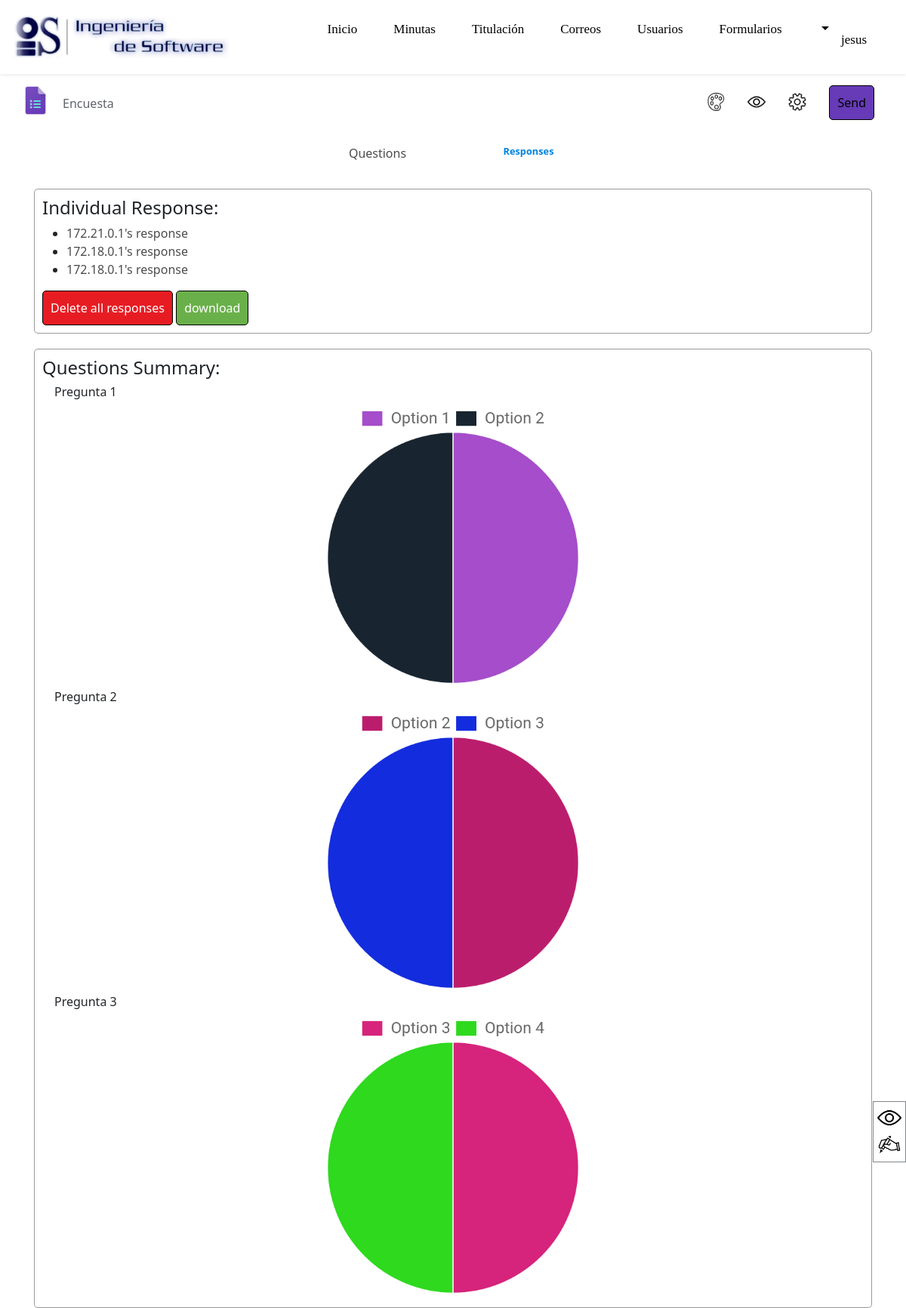
The page /forms/form/CUBvh0xuXGKrU6jzsw0S9jqRFs9PfY/responses (signed in) on the database its author committed.
### usuario/models.py (models this page shows, shortened)
class CaseiUser(AbstractBaseUser, PermissionsMixin):
    nombre = models.CharField(max_length=100)
    email = models.EmailField(unique=True)
    telefono = models.CharField(max_length=15, validators=[RegexValidator(r'^\+?1?\d{9,15}$')])
    username = models.CharField(max_length=50, unique=True)
    password = models.CharField(max_length=100)
    is_active = models.BooleanField(default=True)
    is_staff = models.BooleanField(default=False)
    objects = CaseiUserManager()
    USERNAME_FIELD = 'username'
    EMAIL_FIELD = 'email'
    REQUIRED_FIELDS = ['email', 'nombre', 'telefono']

### formularios/models.py (models this page shows)
class Form(models.Model):
    code = models.CharField(max_length=30)
    title = models.CharField(max_length=200)
    description = models.CharField(max_length=10000, blank = True)
    creator = models.ForeignKey(CaseiUser, on_delete = models.CASCADE, related_name = "creator")
    background_color = models.CharField(max_length=20, default = "#d9efed")
    text_color = models.CharField(max_length=20, default="#272124")
    collect_email = models.BooleanField(default=False)
    authenticated_responder = models.BooleanField(default = False)
    edit_after_submit = models.BooleanField(default=False)
    confirmation_message = models.CharField(max_length = 10000, default = "Your response has been recorded.")
    is_quiz = models.BooleanField(default=False)
    allow_view_score = models.BooleanField(default= True)
    createdAt = models.DateTimeField(auto_now_add = True)
    updatedAt = models.DateTimeField(auto_now = True)
    questions = models.ManyToManyField(Questions, related_name = "questions")

class Responses(models.Model):
    response_code = models.CharField(max_length=20)
    response_to = models.ForeignKey(Form, on_delete = models.CASCADE, related_name = "response_to")
    responder_ip = models.CharField(max_length=30)
    responder = models.ForeignKey(CaseiUser, on_delete = models.CASCADE, related_name = "responder", blank = True, null = True)
    responder_email = models.EmailField(blank = True)
    response = models.ManyToManyField(Answer, related_name = "response")

class Questions(models.Model):
    question = models.CharField(max_length= 10000)
    question_type = models.CharField(max_length=20)
    required = models.BooleanField(default= False)
    answer_key = models.CharField(max_length = 5000, blank = True)
    score = models.IntegerField(blank = True, default=0)
    feedback = models.CharField(max_length = 5000, null = True)
    choices = models.ManyToManyField(Choices, related_name = "choices")

### formularios/views.py (the view)
# urls.py: path('form/<str:code>/responses', views.responses, name='responses'),
def responses(request, code):
    if not request.user.is_authenticated:
        return HttpResponseRedirect(reverse("login"))
    formInfo = Form.objects.filter(code = code)
    if formInfo.count() == 0:
        return HttpResponseRedirect(reverse('404'))
    else: formInfo = formInfo[0]
    responsesSummary = []
    choiceAnswered = {}
    filteredResponsesSummary = {}
    for question in formInfo.questions.all():
        answers = Answer.objects.filter(answer_to = question.id)
        if question.question_type == "multiple choice" or question.question_type == "checkbox":
            choiceAnswered[question.question] = choiceAnswered.get(question.question, {})
            for answer in answers:
                choice = answer.answer_to.choices.get(id = answer.answer).choice
                choiceAnswered[question.question][choice] = choiceAnswered.get(question.question, {}).get(choice, 0) + 1
        responsesSummary.append({"question": question, "answers":answers })
    for answr in choiceAnswered:
        filteredResponsesSummary[answr] = {}
        keys = choiceAnswered[answr].values()
        for choice in choiceAnswered[answr]:
            filteredResponsesSummary[answr][choice] = choiceAnswered[answr][choice]
    if formInfo.creator != request.user:
        return HttpResponseRedirect(reverse("403"))
    return render(request, "index/responses.html", {
        "form": formInfo,
        "responses": Responses.objects.filter(response_to = formInfo),
        "responsesSummary": responsesSummary,
        "filteredResponsesSummary": filteredResponsesSummary
    })

### formularios/templatetags/count.py (called while the page is built)
@register.filter
def count(array):
    return len(array)

### formularios/templatetags/generate_color.py (called while the page is built)
@register.filter
def generate_color(_):
    return f"rgb({random.randint(0, 255)},{random.randint(0, 255)},{random.randint(0, 255)})"

### formularios/templatetags/get_property.py (called while the page is built)
@register.filter
def get_property(array, index):
    return array[index]

### formularios/templates/index/responses.html (shortened to what this page needs)
{% extends 'main.html' %}
{% load static %}
{% load get_property %}
{% load generate_color %}
{% load count %}
{% block head %}
<link rel="stylesheet" href="{% static 'index/style.css' %}">
<link rel="stylesheet" href="{% static 'index/HurlUI.css' %}">
{% endblock head %}
{% block content %}
<div class="container-fluid">
    <div class="form-topnav">
        <a href = "/">
            <img src = "{% static 'Icon/icon.png' %}" alt = "Google Forms Icon(CLONE)" class="navbar-icon form-icon" title = "Forms" />
        </a>
        <span class="nav-text nav-form-title input-form-title">{{form.title}}</span>
        <div class="float-right">
            <img src="{% static 'Icon/theme.png' %}" alt="Theme icon" id="customize-theme-btn" title = "Customize theme" class="nav-form-menu-icon" />
            <a href="{% url 'view_form' form.code %}">
            <img src="{% static 'Icon/eye.png' %}" alt="Preview icon" title = "Preview" class="nav-form-menu-icon big-screen" />
            </a>
            <img src="{% static 'Icon/setting.png' %}" alt="Setting icon" title = "Setting" class="nav-form-menu-icon open-setting" />
            <button class = "btn send-form-btn big-screen" title = "Send" id="send-form-btn">Send</button>
        </div>
    </div>
    <div class="form-topnav">
        <div class="form-navigation center">
            {% if form.is_quiz %}
            <span class="col-4 navigation"><a href = "{% url 'edit_form' form.code %}" class="link">Questions</a></span>
            <span class="col-4 navigation score"><a href="{% url 'score' form.code %}" class="link">Scores</a></span>
            <span class="col-4 navigation active">Responses</span>
            {% else %}
            <span class="col-6 navigation"><a href = "{% url 'edit_form' form.code %}" class="link">Questions</a></span>
            <span class="col-6 navigation active">Responses</span>
            {% endif %}
        </div>
    </div>
    <div class="container">
        <div class="margin-top-bottom box question-box" id="responses">
            {% if responses.count > 0 %}
            <h1 class="response-title">Individual Response:</h1>
            <ul>
                {% for i in responses %}
                    {% if form.collect_email %}
                        <li><a href = "{% url 'response' form.code i.response_code %}" class="link">{{i.responder_email}}'s response</a></li>
                    {% elif form.authenticated_responder %}
                        <li><a href = "{% url 'response' form.code i.response_code %}" class="link">{{i.responder.username}}'s response</a></li>
                    {% else %}
                        <li><a href = "{% url 'response' form.code i.response_code %}" class="link">{{i.responder_ip}}'s response</a></li>
                    {% endif %}
                {% endfor %}
            </ul>
            <button class="btn btn-danger" id="delete-responses">Delete all responses</button>
            <a href="{% url 'export_csv' form.code  %}"><button class="btn btn-success" id="delete-responses">download</button></a>
            {% else %}
            <h1 class="response-title">0 responses</h1>
            {% endif %}
        </div>
        <div class="margin-top-bottom box question-box">
            <h1 class="response-title">Questions Summary:</h1>
            {% for r in responsesSummary %}
            <div class="response-summary">
                <h3 class="response-summary-title">{{r.question.question}}</h3>
                {% if r.answers|count > 0 or filteredResponsesSummary|get_property:r.question.question|count > 0 %}
                    {% if r.question.question_type == 'short' or r.question.question_type == 'paragraph' %}
                        {% for i in r.answers %}
                            <blockquote>{{i.answer}}</blockquote>
                        {% endfor %}
                    {% else %}
                            <canvas id="myChart{{r.question.id}}" class="pie-chart"></canvas>
                            <script>
                                Chart.defaults.global.defaultFontFamily = "Roboto";
                                Chart.defaults.global.defaultFontSize = 30;
                                var ctx = document.getElementById("myChart{{r.question.id}}");
                                let chartData{{r.question.id}} = {labels: [{% for i in filteredResponsesSummary|get_property:r.question.question %}"{{i}}",{% endfor %}],
                                datasets: [{
                                    data: [{% for i in filteredResponsesSummary|get_property:r.question.question %}{{filteredResponsesSummary|get_property:r.question.question|get_property:i}},{% endfor %}],
                                    backgroundColor: [{% for _ in filteredResponsesSummary|get_property:r.question.question %}"{{0|generate_color}}",{% endfor %}],
                                }]}
                                new Chart(ctx, {type: 'pie', data: chartData{{r.question.id}}, options: {responsive: true}});
                            </script>
                    {% endif %}
                {% else %}
                <blockquote><i>No responses</i></blockquote>
                {% endif %}
            </div>
            {% endfor %}
        </div>
    <div class="question-options">
        <a href="{% url 'view_form' form.code %}">
            <img src = "{% static 'Icon/eye.png' %}" class = "form-option-icon" title = "Preview" alt = "Preview icon" />
        </a>
        <a href="{% url 'edit_form' form.code %}">
            <img src="{% static 'Icon/question.png' %}" alt="Edit Question" title="Edit this form" class="form-option-icon">
        </a>
    </div>
</div>
{% endblock content %}

### templates/main.html (shortened to what this page needs)
{% load static %}
<!DOCTYPE html>
<html lang="en">
    <head>
        <link rel="stylesheet" href="{%static '/bootstrap/css/bootstrap.min.css'%}">
        <link rel="stylesheet" href="{%static '/css/Navbar-Right-Links-Dark-icons.css'%}">
        {% block head %}
        {% endblock head %}
    </head>
    <body>
        <nav class="navbar navbar-light navbar-expand-lg fw-normal shadow-sm py-1">
            <div class="container-fluid">
                <nav class="navbar navbar-expand-lg">
                    <a class="navbar-brand">
                        <img src="{% static 'images/logo.png' %}" href="{% url 'home_page' %}" width="300" height="auto" class="img-fluid" alt="Logo">
                    </a>
                </nav>
                <div class="collapse navbar-collapse" id="navcol-5">
                    <ul class="navbar-nav ms-auto">
                        <li class="nav-item"><a class="nav-link active" href="{% url 'home_page' %}">Inicio</a></li>
                        <li class="nav-item"><a class="nav-link active" href="{% url 'consulta_minutas' %}">Minutas</a></li>
                        <li class="nav-item"><a class="nav-link active" href="{% url 'titulacion' %}">Titulación</a></li>
                        <li class="nav-item"><a class="nav-link active" href="{% url 'enviar_correo' %}">Correos</a></li>
                        <li class="nav-item"><a class="nav-link active" href="{% url 'usuarios' %}">Usuarios</a></li>
                        <li class="nav-item"><a class="nav-link active" href="{% url 'forms' %}">Formularios</a></li>
                        <div class="nav-item dropdown">
                            <a href="#" class="nav-link dropdown-toggle" data-bs-toggle="dropdown">
                                <span class="nav-item">{{user.nombre}}</span>
                            </a>
                        </div>
                    </ul>
                </div>
            </div>
        </nav>
        {% block content %}
        {% endblock content %}
    </body>
</html>

### static/index/style.css (style rules this page uses)
body { scroll-behavior: smooth; }
.form-icon { width: 40px; margin-bottom: 0.5rem; }
.navbar-icon { float: left; }
.nav-text { float: left; position: relative; vertical-align: middle; margin-top: 0.75rem; color: #5f6368; padding-left: 1rem; }
.nav-link { color: #000; text-decoration: none; }
.float-right { float: right; }
.form-topnav { padding: 15px; overflow: hidden; background-color: #fff; }
.nav-form-title { width: 300px; overflow: hidden; display: -webkit-box; -webkit-box-orient: vertical; -webkit-line-clamp: 1; text-overflow: ellipsis; }
.nav-form-menu-icon { width: 1.5rem; margin: 10px 15px; cursor: pointer; float: left; }
.send-form-btn { position: relative; background-color: #673ab7; color: #ddd; font-size: 1rem; vertical-align: middle; border: 1px solid #ddd; padding: 10px 20px; float: left; margin: 0.2px 15px; }
.question-box { background-color: #FFF; }
.question-options { background-color: #fff; margin: 20px 0; position: fixed; bottom: 10%; right: 0; border: 1px solid #84878b; }
.form-option-icon { width: 2rem; margin: 5px; cursor: pointer; display: block; }
.open-setting { color: #1a73e8; cursor: pointer; }
.form-navigation { background-color: #fff; width: 400px; margin: auto; }
.navigation { text-align: center; cursor: pointer; }
.form-navigation .active { color:rgb(0, 132, 223); font-weight: bold; font-size: 0.8rem; }
.response-title { font-size: 1.5rem; font-weight: normal; }
.response-summary { margin: .5rem 1rem; }
.response-summary-title { font-size: 1rem; font-weight: normal; }
.pie-chart { width: 70% !important; height: 70% !important; margin: auto; }

### static/index/HurlUI.css (style rules this page uses)
body { margin: 0; padding: 0; }
.center { text-align: center; }
.link { color: #000; text-decoration: none; opacity: .7; }
.margin-top-bottom { margin: 20px 0; }
.container { padding-right: 15px; padding-left: 15px; margin-right: auto; margin-left: auto; }
.container-fluid { width: 100%; }
[class*="col-"] { float: left; }
.col-6 , .col-ex-6 { width: 50%; }
.btn { padding: 10px; border: 1px solid black; border-radius: 5px; text-decoration: none; font-size: 1rem; color: black; }
.btn-danger { background-color: #E71C23; color: #FFF; }
.btn-success { background-color: #6AB04A; color: #FFF; }
.box { padding: 10px; border: 1px solid #999; border-radius: 5px; width: -webkit-fill-available; width: -moz-available; }
.navbar .nav-item { display: block; text-align: center; padding: 14px 16px; font-size: 17px; float: right; }
.navbar .nav-item a { text-decoration: none; color: black; }
@media only screen and (min-width: 768px) { .container { width: 750px; } }
@media only screen and (min-width: 992px) { .container { width: 970px; } }
@media only screen and (min-width: 1200px) { .container { width: 1170px; } }

### templates/main.html (style rules this page uses)
html, body, .container-fluid { height: 100%; }
body { display: flex; flex-direction: column; min-height: 100vh; margin: 0; }

### rows shown on the page
CaseiUser: nombre "jesus"
Form: title "Encuesta"
Responses: responder_ip "172.21.0.1"
Responses: responder_ip "172.18.0.1"
Responses: responder_ip "172.18.0.1"
Questions: question.question "Pregunta 1"
Questions: question.question "Pregunta 2"
Questions: question.question "Pregunta 3"

### other values the page prints
chart data {{ i }} Option 1, Option 2, Option 2, Option 3, Option 3, Option 4
